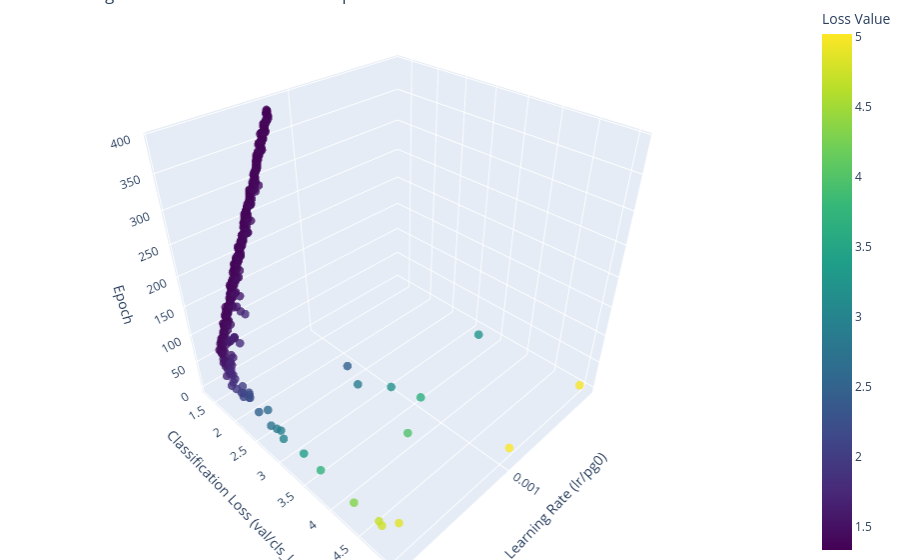

Notebook cell for this chart:
### Markdown cell above
_**NOTA:** `patience`=100 para EarlyStop_

### Code cell
graph_LrLoss_3D(df1)

### Figure 1 — Plotly figure (JSON) as saved in the notebook; plotly's stock layout.template omitted (floating-point values rounded to 4 significant figures; data arrays with more than 128 entries replaced by an {"elided": "..."} marker saying what was removed)
{"data": [{"marker": {"color": {"elided": "390 float values"}, "colorbar": {"title": {"text": "Loss Value"}}, "colorscale": [[0, "#440154"], [0.1111, "#482878"], [0.2222, "#3e4989"], [0.3333, "#31688e"], [0.4444, "#26828e"], [0.5556, "#1f9e89"], [0.6667, "#35b779"], [0.7778, "#6ece58"], [0.8889, "#b5de2b"], [1, "#fde725"]], "opacity": 0.8, "size": 5}, "mode": "markers", "type": "scatter3d", "x": {"elided": "390 float values"}, "y": {"elided": "390 float values"}, "z": {"elided": "390 int values"}}], "layout": {"margin": {"b": 0, "l": 0, "r": 0, "t": 0}, "scene": {"xaxis": {"title": {"text": "Learning Rate (lr/pg0)"}}, "yaxis": {"title": {"text": "Classification Loss (val/cls_loss)"}}, "zaxis": {"title": {"text": "Epoch"}}}, "title": {"text": "Learning Rate vs. Validation Loss vs. Epoch"}}}
